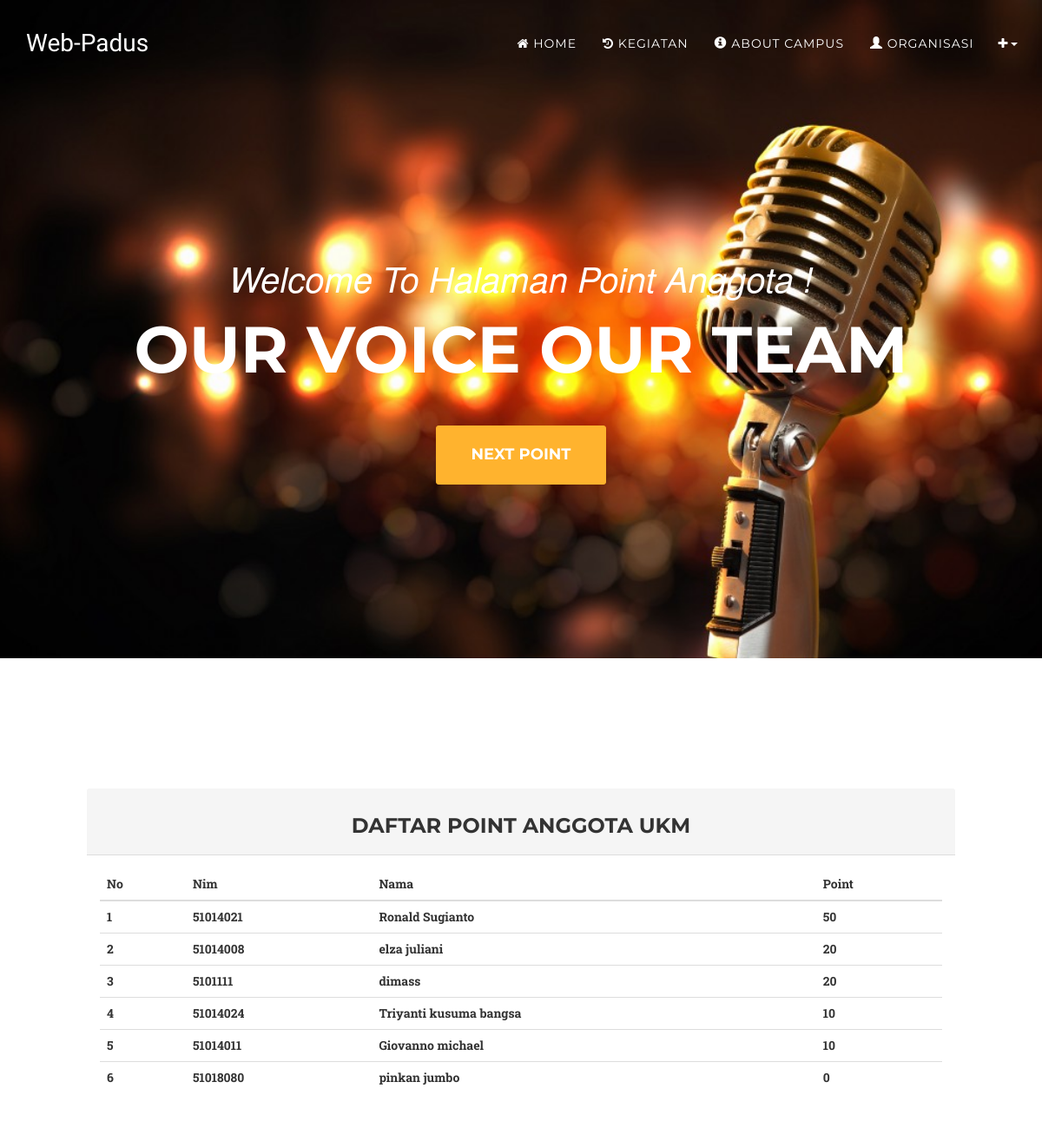
The page /index.php/point on the database as committed earlier.
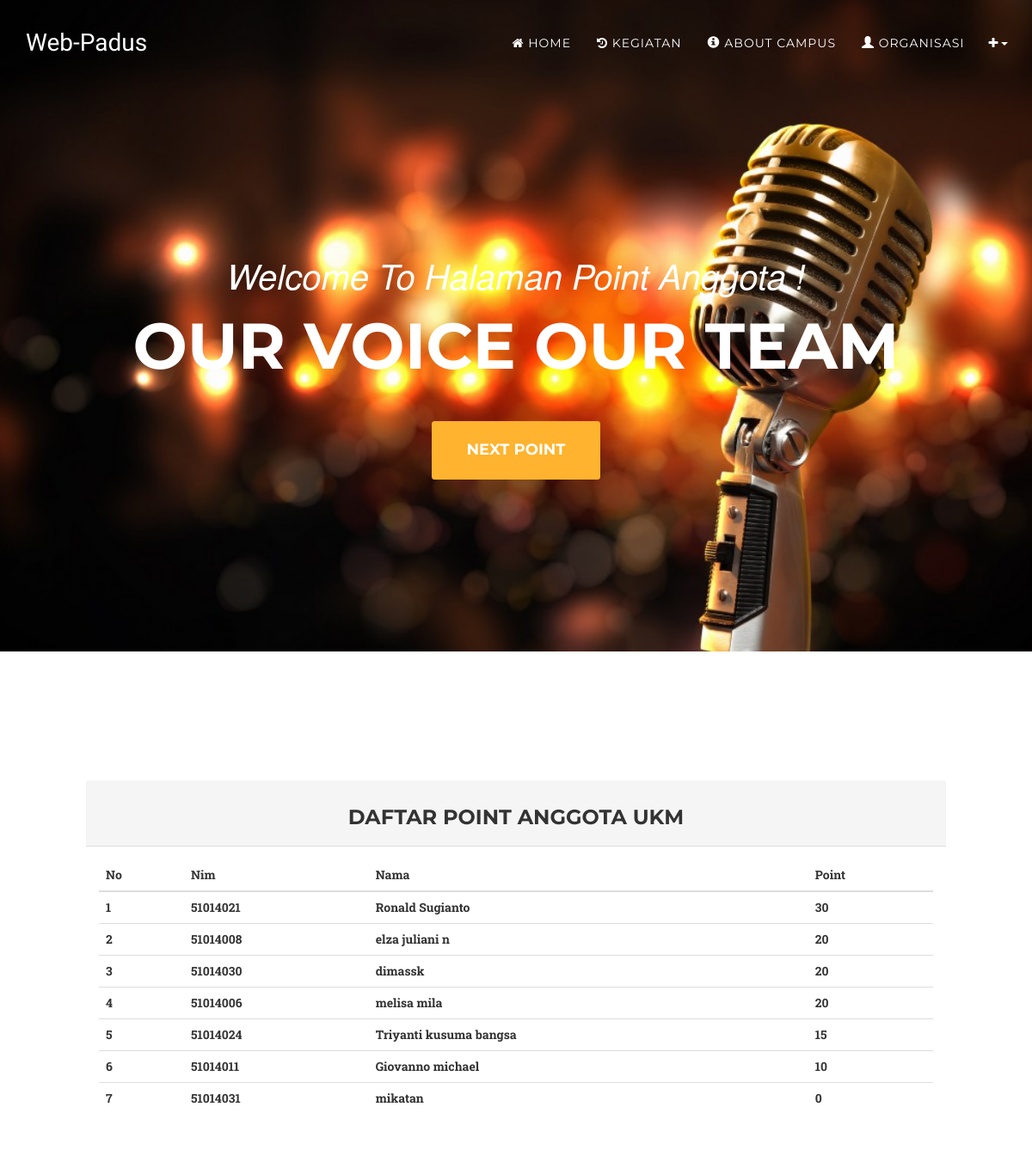
The same page on the database as committed later.
### tables this page shows
CREATE TABLE `anggotaukm` (
  `id` int(11) NOT NULL,
  `nim` int(10) NOT NULL,
  `nama` varchar(60) NOT NULL,
  `jurusan` varchar(32) NOT NULL,
  `email` varchar(60) NOT NULL,
  `point` int(5) NOT NULL,
  `status` varchar(12) NOT NULL
);

### application/controllers/Point.php (called while the page is built, shortened)
<?php
class Point extends CI_Controller {
public function __construct(){
	$this->load->model('Akun_model');
}
	public function index()
	{
		$data['akun'] = $this->Akun_model->view_point();
		$this->load->view('templates/header');
		$data['judul'] = "Welcome To Halaman Point Anggota !";
		$this->load->view('templates/headernav');
		$this->load->view('templates/navindex');
		$this->load->view('templates/footernav', $data);
		$this->load->view('point');
		$this->load->view('templates/footer');
	}
}

### index.php (called while the page is built, shortened)
<?php
require_once BASEPATH.'core/CodeIgniter.php';

### application/models/Akun_model.php (called while the page is built, shortened)
<?php
class Akun_model extends CI_Model{
	public function view_point(){
		$this->db->order_by('point','desc');
		$query =  $this->db->get('anggotaukm');
		return $query->result_array();
	}
}
?>

### application/views/point.php (the view)
               <a href="#point" class="page-scroll btn btn-xl">Next Point</a>
            </div>
        </div>
    </header>
    <section id="point">
   <div id="wrapper">
            <div class="row">
                <div class="col-lg-12">
                    <div class="panel1 panel-default">
                        <div class="panel-heading">
                         <h3>   Daftar Point Anggota UKM </h3>
                        </div>
                        <div class="panel-body">
                            <div class="table-responsive">
                                <table class="table table-hover">
                                    <thead>
                                        <tr>
                                            <th>No</th>
											<th>Nim</th>
	                                        <th>Nama</th>
	                                        <th>Point</th>
                                        </tr>
                                    </thead>
                                    <tbody>
                                    <?php  $no = 1; foreach ($akun as $perakun) { ?>
                                        <tr>
                                            <th><?php echo $no++ ?></th>
                                            <th><?= $perakun['nim']; ?></th>
                                            <th><?= $perakun['nama']; ?></th>
                                            <th><?= $perakun['point']; ?></th>
                                        </tr>
                                     <?php } ?>
                                    </tbody>
                                </table>
                            </div>
                        </div>
                    </div>
                </div>
            </div>
<br><br>
    </section>

### application/views/templates/header.php (shortened to what this page needs)
<!DOCTYPE html>
<html lang="en">
<head>
    <link href="asset/css/bootstrap.css" rel="stylesheet">
    <link href="asset/css/font-awesome.min.css" rel="stylesheet" type="text/css">
    <link href="asset/css/agency.css"                     rel="stylesheet">
    <link href="asset/css/style.css"      type="text/css" rel="stylesheet" >
    <link href="asset/css/menutambah.css" type="text/css" rel="stylesheet"  >
    <link href="asset/css/animate.css"                    rel="stylesheet">
</head>

### application/views/templates/headernav.php (shortened to what this page needs)
<nav id="mainNav" class="navbar navbar-default navbar-custom navbar-fixed-top">
    <div class="container">
        <div class="navbar-header page-scroll">
            <a class="navbar-brand page-scroll" href="#page-top">Web-Padus</a>
        </div>
        <div class="collapse navbar-collapse" id="bs-example-navbar-collapse-1">
            <ul class="nav navbar-nav navbar-right">

### application/views/templates/navindex.php (shortened to what this page needs)
<li>
    <a class="page-scroll " href="home#Home"> <i class="fa fa-home"></i> Home</a>
</li>
<li>
    <a class="page-scroll" href="home#portfolio"> <i class="fa fa-history" aria-hidden="true"></i> Kegiatan </a>
</li>
<li>
    <a class="page-scroll" href="home#about"> <i class="glyphicon glyphicon-info-sign" ></i> About campus</a>
</li>
<li>
    <a class="page-scroll" href="home#team"> <i class="glyphicon glyphicon-user" ></i> Organisasi</a>
</li>

### application/views/templates/footernav.php (shortened to what this page needs)
 <div class="btn-group" role="group">
    <a type="button" class="btn btn-default dropdown-toggle" data-toggle="dropdown" aria-haspopup="true" aria-expanded="false">
        <i class="fa fa-plus" aria-hidden="true"></i>
            <span class="caret"></span>
    </a>
  </div>
                </ul>
            </div>
        </div>
    </nav>
<body  class="animate" id="page-top" class="index ">
    <header>
        <div class="container">
        <div class="intro-text">
                <div class="intro-lead-in"> <?= $judul ?> </div>
                <div class="intro-heading">Our Voice Our Team</div>

### application/views/templates/footer.php (shortened to what this page needs)
</body>
</html>

### asset/css/agency.css (style rules this page uses)
body { overflow-x: hidden; font-family: "Roboto Slab", "Helvetica Neue", Helvetica, Arial, sans-serif; }
a, a:hover, a:focus, a:active, a.active { outline: none; }
a { color: #fed136; }
h1, h2, h3, h4, h5, h6 { font-family: "Montserrat", "Helvetica Neue", Helvetica, Arial, sans-serif; text-transform: uppercase; font-weight: 700; }
.btn-xl { color: white; background-color: #ffb32e; border-color: #ffb32e; font-family: "Montserrat", "Helvetica Neue", Helvetica, Arial, sans-serif; text-transform: uppercase; font-weight: 700; border-radius: 3px; font-size: 18px; padding: 20px 40px; }
.navbar-custom { background-color: #DE6011; border-color: transparent; }
.navbar-custom .navbar-brand { color: white; font-family: "Kaushan Script", "Helvetica Neue", Helvetica, Arial, cursive; }
.navbar-custom .navbar-collapse { border-color: rgba(255, 255, 255, 0.02); }
.navbar-custom .nav li a { font-family: "Montserrat", "Helvetica Neue", Helvetica, Arial, sans-serif; text-transform: uppercase; font-weight: 400; letter-spacing: 1px; color: white; }
@media (min-width: 768px) { .navbar-custom { background-color: transparent; padding: 25px 0; -webkit-transition: padding 0.3s; -moz-transition: padding 0.3s; transition: padding 0.3s; border: none; } }
@media (min-width: 768px) { .navbar-custom .navbar-brand { font-size: 2em; -webkit-transition: all 0.3s; -moz-transition: all 0.3s; transition: all 0.3s; } }
header { background-image: url('../img/header-bg.jpg'); background-repeat: no-repeat; background-attachment: scroll; background-position: center center; -webkit-background-size: cover; -moz-background-size: cover; background-size: cover; -o-background-size: cover; text-align: center; color: white; }
header .intro-text { padding-top: 100px; padding-bottom: 50px; }
header .intro-text .intro-lead-in { font-family: "Droid Serif", "Helvetica Neue", Helvetica, Arial, sans-serif; font-style: italic; font-size: 22px; line-height: 22px; margin-bottom: 25px; }
header .intro-text .intro-heading { font-family: "Montserrat", "Helvetica Neue", Helvetica, Arial, sans-serif; text-transform: uppercase; font-weight: 700; font-size: 50px; line-height: 50px; margin-bottom: 25px; }
@media (min-width: 768px) { header .intro-text { padding-top: 300px; padding-bottom: 200px; } }
@media (min-width: 768px) { header .intro-text .intro-lead-in { font-family: "Droid Serif", "Helvetica Neue", Helvetica, Arial, sans-serif; font-style: italic; font-size: 40px; line-height: 40px; margin-bottom: 25px; } }
@media (min-width: 768px) { header .intro-text .intro-heading { font-family: "Montserrat", "Helvetica Neue", Helvetica, Arial, sans-serif; text-transform: uppercase; font-weight: 700; font-size: 75px; line-height: 75px; margin-bottom: 50px; } }
section { padding: 100px 0; }
@media (min-width: 768px) { section { padding: 150px 0; } }
body { webkit-tap-highlight-color: #fed136; }

### asset/css/style.css (style rules this page uses)
.animate { -webkit-animation: animatezoom 0.9s; animation: animatezoom 0.9s; }
h3 { text-align: center; }
header { background-image: url('../img/at-the-mic-1192x628.jpg'); }
a { color:#ee0000; text-decoration:none }
.panel1 { max-width: 1000px; margin: auto; }

### asset/css/menutambah.css (style rules this page uses)
.btn-default { color: #fff; background-color: transparent; border-color: transparent; }

Rows that differ between the two databases and show on the page:
removed anggotaukm: nim "51014021", nama "Ronald Sugianto", point "50"
removed anggotaukm: nim "51018080", nama "pinkan jumbo", point "0"
added anggotaukm: nim "51014021", nama "Ronald Sugianto", point "30"
changed anggotaukm: nama "elza juliani" → "elza juliani n"
changed anggotaukm: nim "5101111" → "51014030"; nama "dimass" → "dimassk"
added anggotaukm: nim "51014006", nama "melisa mila", point "20"
changed anggotaukm "Triyanti kusuma bangsa": point "10" → "15"
added anggotaukm: nim "51014031", nama "mikatan", point "0"
